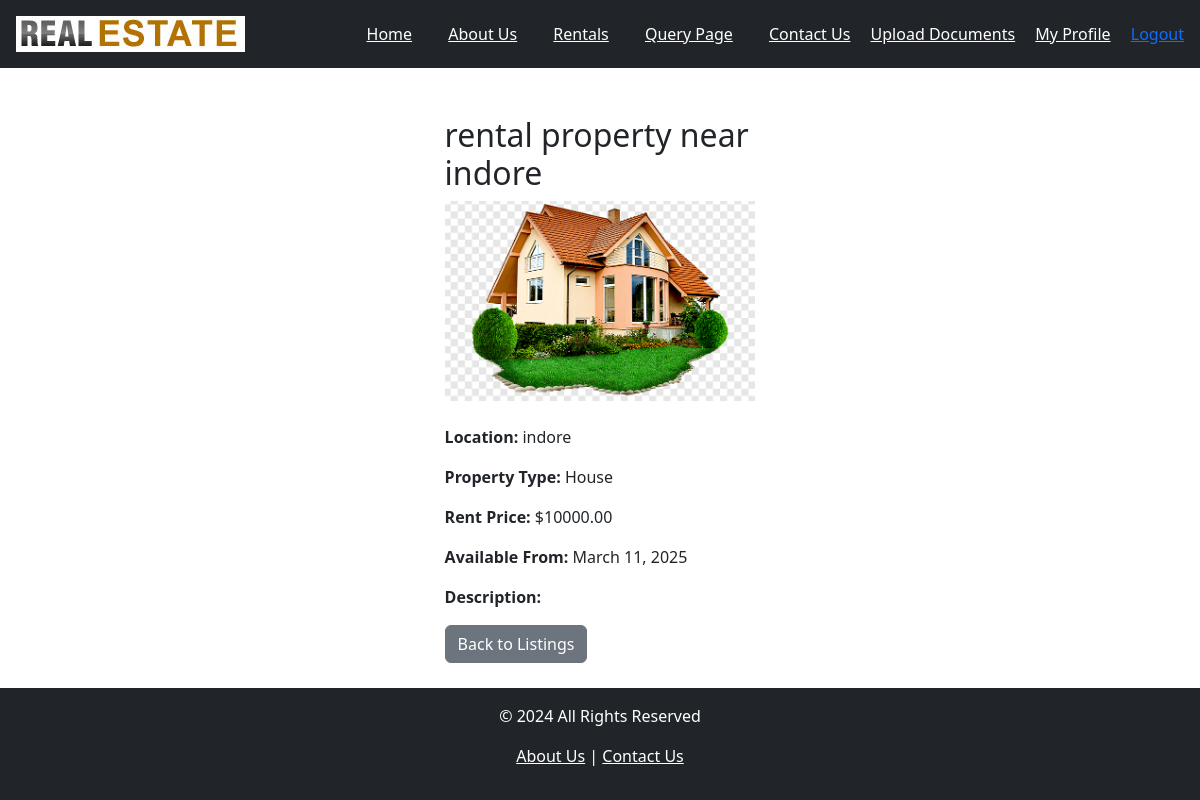
The page /api/rentals/1/ (signed in) on the database its author committed.
### app1/models.py (models this page shows, shortened)
class RentalProperty(models.Model):
    title = models.CharField(max_length=255)
    description = models.TextField(blank=True, null=True)
    location = models.CharField(max_length=255)
    property_type = models.CharField(max_length=50, choices=[("Apartment", "Apartment"), ("House", "House"), ("Office", "Office"), ("COMMERCIAL", "Commercial"), ("VILLA", "Villa")])
    property_subtype = models.CharField(
        max_length=20, choices=[
        ("2BHK", "2BHK"),
         ("3BHK","3BHK"),
         ("4BHK","4BHK"),
         ("VILLA","VILLA"),
         ("PANT HOUSE","PANT HOUSE"),
         ("OTHERS","OTHERS")], default="OTHERS"
    )
    rent_price = models.DecimalField(max_digits=10, decimal_places=2)
    available_from = models.DateField()
    owner = models.ForeignKey(Owner, on_delete=models.CASCADE, related_name="rental_properties")

### app1/views.py (the view)
# urls.py: path('rentals/<int:pk>/', rental_detail, name='rental_detail'),
@login_required
def rental_detail(request, pk):
    property = get_object_or_404(RentalProperty, pk=pk)
    return render(request, 'rental_detail.html', {'property': property})

### app1/templates/rental_detail.html (shortened to what this page needs)
{% extends 'base.html' %}
{% load static %}
{% block content %}
<link rel="stylesheet" href="{% static 'app1/css/rental_list.css'%}">
<div class="container mt-4 property_detail">
    <h2>{{ property.title }}</h2>
    <img src="{{ property.image.url }}"
         class="img-fluid mb-4"
         alt="Property Image"
         onerror="this.onerror=null; this.src='{% static 'app1/images/default_property.png' %}'">
    <p><strong>Location:</strong> {{ property.location }}</p>
    <p><strong>Property Type:</strong> {{ property.property_type }}</p>
    <p><strong>Rent Price:</strong> ${{ property.rent_price }}</p>
    <p><strong>Available From:</strong> {{ property.available_from }}</p>
    <p><strong>Description:</strong> {{ property.description }}</p>
    <a href="{% url 'rental_list' %}" class="btn btn-secondary">Back to Listings</a>
</div>
{% endblock %}

### app1/static/app1/css/base.css (style rules this page uses)
body { display: flex; flex-direction: column; min-height: 100vh; }
.container { flex: 1; }

### app1/static/app1/css/rental_list.css (style rules this page uses)
.property_detail { width: 30%; height: auto; }

### rows shown on the page
RentalProperty: title "rental property near indore", location "indore", property_type "House", rent_price "10000.00", available_from "March 11, 2025"
